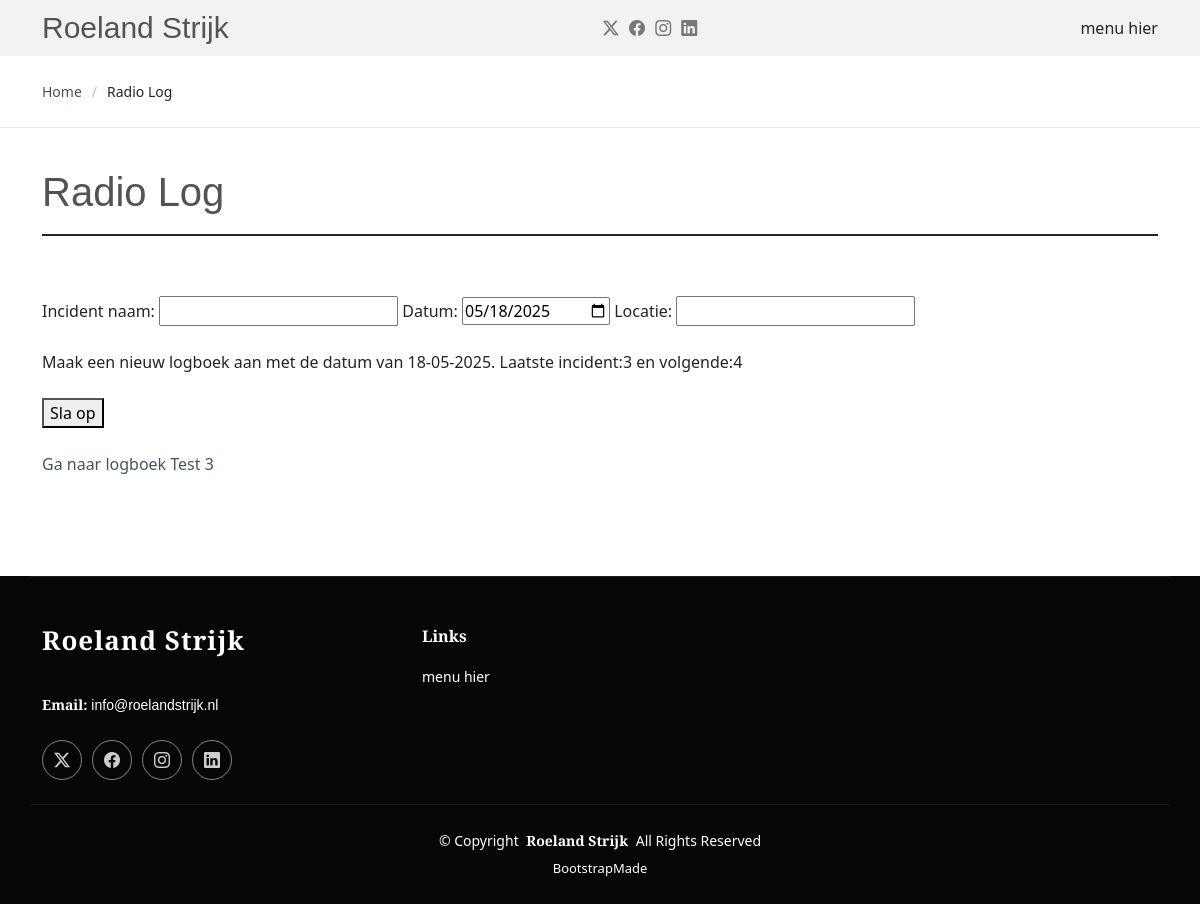
The app's page /radiolog/, older data.
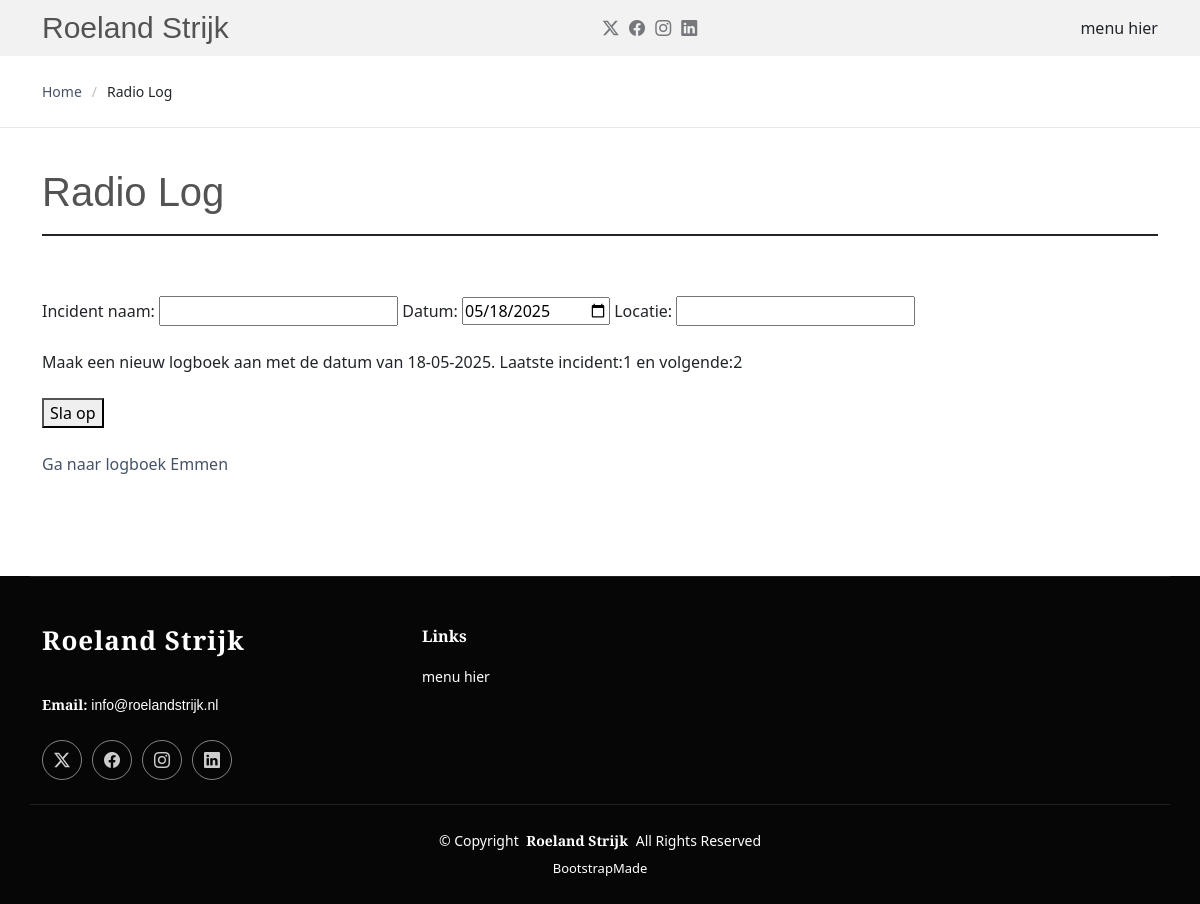
The same page, newer data.
### sarforms/models.py (models this page shows, shortened)
class Form133(models.Model):
    incident_nr = models.IntegerField(null=True, blank=True)
    incident_naam = models.CharField(max_length=30)
    datum = models.DateField()
    locatie = models.CharField(max_length=100)

### sarforms/views.py (the view)
# urls.py: path('', views.radio_log, name="form133"),
def radio_log(request):
    laatste = Form133.objects.last()
    volgend_incident_nr = (Form133.objects.aggregate(Max('incident_nr'))['incident_nr__max'] or 0) + 1
    if request.method == "POST":
        form = Form133Form(request.POST)
        if form.is_valid():
            form.save()
            return redirect('logs')  # Pas aan naar jouw URL naam
    else:
        form = Form133Form(initial={'incident_nr': volgend_incident_nr})
    context = {
        'form': form,
        'laatste': laatste,
        'volgend_incident_nr': volgend_incident_nr,
    }
    return render(request, 'radio_register.html', context)

### sarforms/forms.py
class Form133Form(forms.ModelForm):
    class Meta:
        model = Form133
        fields = ['incident_nr', 'incident_naam', 'datum', 'locatie']
        widgets = {
            'datum': forms.DateInput(attrs={'type': 'date'}),
            'incident_nr': forms.HiddenInput(),
        }
    def __init__(self, *args, **kwargs):
        super().__init__(*args, **kwargs)
        self.fields['datum'].initial = date.today()

### templates/radio_register.html (shortened to what this page needs)
{% load static %}
<!DOCTYPE html>
<html lang="en">
<head>
  <link href="{% static 'assets/vendor/bootstrap/css/bootstrap.min.css' %}" rel="stylesheet">
  <link href="{% static 'assets/vendor/bootstrap-icons/bootstrap-icons.css' %}" rel="stylesheet">
  <link href="{% static 'assets/vendor/aos/aos.css' %}" rel="stylesheet">
  <link href="{% static 'assets/vendor/swiper/swiper-bundle.min.css' %}" rel="stylesheet">
  <link href="{% static 'assets/css/main.css' %}" rel="stylesheet">
</head>
<body class="index-page">
  <header id="header" class="header d-flex align-items-center sticky-top">
    <div class="container position-relative d-flex align-items-center justify-content-between">
      <a href="/" class="logo d-flex align-items-center me-auto me-xl-0">
        <h1 class="sitename">Roeland Strijk</h1>
      </a>
      <nav id="navmenu" class="navmenu">
        <ul>
       menu hier
        </ul>
      </nav>
      <div class="header-social-links">
        <a href="https://x.com/RoelandStrijk" class="twitter"><i class="bi bi-twitter-x"></i></a>
        <a href="https://www.facebook.com/roeland.strijk.3/" class="facebook"><i class="bi bi-facebook"></i></a>
        <a href="#" class="instagram"><i class="bi bi-instagram"></i></a>
        <a href="https://www.linkedin.com/in/roeland-strijk-60bb3847/" class="linkedin"><i class="bi bi-linkedin"></i></a>
      </div>
    </div>
  </header>
  <main class="main">
    <div class="page-title">
      <div class="container d-lg-flex justify-content-between align-items-center">
        <nav class="breadcrumbs">
          <ol>
            <li><a href="/">Home</a></li>
            <li class="current">Radio Log</li>
          </ol>
        </nav>
      </div>
    </div>
    <section id="starter-section" class="starter-section section">
      <div class="container section-title" data-aos="fade-up">
        <div class="section-title-container d-flex align-items-center justify-content-between">
          <h2>Radio Log</h2>
        </div>
      </div>
      <div class="container section-title" data-aos="fade-up">
      <form action="" method="POST">
        <div> {{ form.as_table }}</div>
        <br>
        <div class="title">Maak een nieuw logboek aan met de datum van {% now "d-m-Y" %}. Laatste incident:{{ laatste.incident_nr }} en volgende:{{ volgend_incident_nr }}
        </div>
        <br>
        <button type="submit" href="/">Sla op</button>
      </form>
      <br>
      <a href="logs">Ga naar logboek {{ laatste.incident_naam}}</a>
      </div>
    </section>
  </main>
  <footer id="footer" class="footer dark-background">
    <div class="container footer-top">
      <div class="row gy-4">
        <div class="col-lg-4 col-md-6 footer-about">
          <a href="index.html" class="logo d-flex align-items-center">
            <span class="sitename">Roeland Strijk</span>
          </a>
          <div class="footer-contact pt-3">
            <p><strong>Email:</strong> <span>info@roelandstrijk.nl</span></p>
          </div>
          <div class="social-links d-flex mt-4">
        <a href="https://x.com/RoelandStrijk" class="twitter"><i class="bi bi-twitter-x"></i></a>
        <a href="https://www.facebook.com/roeland.strijk.3/" class="facebook"><i class="bi bi-facebook"></i></a>
        <a href="#" class="instagram"><i class="bi bi-instagram"></i></a>
        <a href="https://www.linkedin.com/in/roeland-strijk-60bb3847/" class="linkedin"><i class="bi bi-linkedin"></i></a>
          </div>
        </div>
        <div class="col-lg-2 col-md-3 footer-links">
          <h4>Links</h4>
          <ul>
        menu hier
          </ul>
        </div>
      </div>
    </div>
    <div class="container copyright text-center mt-4">
      <p>© <span>Copyright</span> <strong class="px-1 sitename">Roeland Strijk</strong> <span>All Rights Reserved</span></p>
      <div class="credits">
        <a href="https://bootstrapmade.com/" target="_blank">BootstrapMade</a>
      </div>
    </div>
  </footer>
</body>
</html>

Row changes from the older to the newer data that the page shows:
removed Form133: incident_nr "3", incident_naam "Test 3"
added Form133: incident_nr "1", incident_naam "Emmen"
Text that changed along with them:
{{ volgend_incident_nr }}: "4" → "2"
